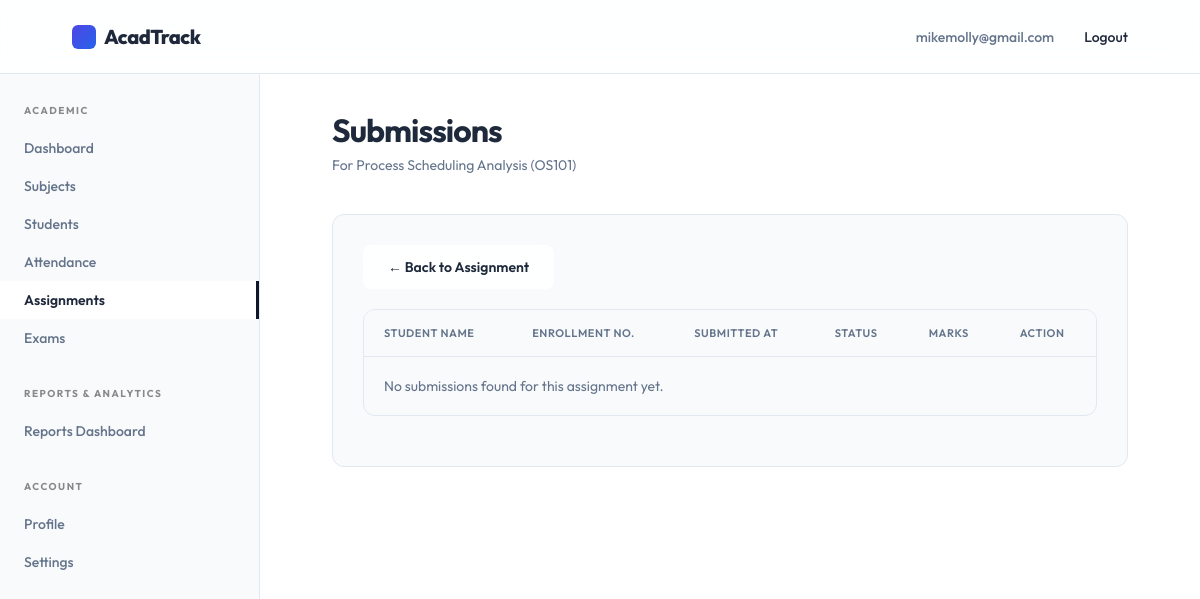
The app's page /faculty/assignments/2/submissions/ (signed in) with its own data.
### accounts/models.py (models this page shows, shortened)
class User(AbstractUser):
    class RoleChoices(models.TextChoices):
        STUDENT = 'student', 'Student'
        FACULTY = 'faculty', 'Faculty'
        ADMIN = 'admin', 'Admin'
    username = None
    email = models.EmailField(unique=True)
    role = models.CharField(max_length=20, choices=RoleChoices.choices, default=RoleChoices.STUDENT)
    contact_number = models.CharField(max_length=15, blank=True, null=True)
    deactivated_at = models.DateTimeField(blank=True, null=True)
    updated_at = models.DateTimeField(auto_now=True)
    USERNAME_FIELD = 'email'
    REQUIRED_FIELDS = []
    objects = CustomUserManager()

### assignments/models.py (models this page shows, shortened)
class Assignment(models.Model):
    class StatusChoices(models.TextChoices):
        DRAFT = 'draft', 'Draft'
        ACTIVE = 'active', 'Active'
        CLOSED = 'closed', 'Closed'
    offering = models.ForeignKey('academics.SubjectOffering', on_delete=models.CASCADE, related_name='assignments')
    title = models.CharField(max_length=200)
    description = models.TextField(blank=True, null=True)
    instructions = models.TextField(blank=True, null=True)
    maximum_marks = models.DecimalField(max_digits=5, decimal_places=2)
    assigned_at = models.DateTimeField(default=timezone.now)
    due_datetime = models.DateTimeField()
    file_attachment = models.FileField(upload_to='assignments/', blank=True, null=True, validators=[validate_pdf])
    status = models.CharField(max_length=15, choices=StatusChoices.choices, default=StatusChoices.DRAFT)
    updated_at = models.DateTimeField(auto_now=True)
    class Meta:
        constraints = [
            CheckConstraint(
                condition=Q(maximum_marks__gt=0),
                name='check_assignment_maximum_marks'
            )
        ]

### academics/models.py (models this page shows, shortened)
class SubjectOffering(models.Model):
    class SubjectType(models.TextChoices):
        CORE = 'core', 'Core'
        ELECTIVE = 'elective', 'Elective'
        LAB = 'lab', 'Lab'
        PROJECT = 'project', 'Project'
    subject = models.ForeignKey(Subject, on_delete=models.CASCADE, related_name='offerings')
    semester = models.ForeignKey(Semester, on_delete=models.CASCADE, related_name='subject_offerings')
    faculty = models.ForeignKey('faculty.Faculty', on_delete=models.SET_NULL, null=True, blank=True, related_name='subject_offerings')
    subject_type = models.CharField(max_length=20, choices=SubjectType.choices, default=SubjectType.CORE)
    credits = models.PositiveIntegerField()
    class Meta:
        constraints = [
            models.UniqueConstraint(fields=['subject', 'semester'], name='unique_subject_offering')
        ]

class Subject(models.Model):
    name = models.CharField(max_length=150)
    code = models.CharField(max_length=20, unique=True)
    description = models.TextField(blank=True, null=True)

### faculty/views.py (the view)
# urls.py: path('assignments/<int:assignment_id>/submissions/', views.SubmissionListView.as_view(), name='submissions'),
class SubmissionListView(FacultyRequiredMixin, ListView):
    template_name = 'faculty/submissions.html'
    context_object_name = 'submissions'
    def get_queryset(self):
        assignment_id = self.kwargs.get('assignment_id')
        self.assignment = get_object_or_404(Assignment, pk=assignment_id, offering__faculty=self.request.user.faculty_profile)
        return AssignmentSubmission.objects.filter(assignment=self.assignment).select_related('student__user').order_by('-submitted_at')
    def get_context_data(self, **kwargs):
        context = super().get_context_data(**kwargs)
        context['assignment'] = self.assignment
        return context

### faculty/views.py (called while the page is built)
    def test_func(self):
        return self.request.user.is_authenticated and self.request.user.role == User.RoleChoices.FACULTY

### templates/faculty/submissions.html
{% extends 'faculty/base.html' %}
{% block page_title %}Submissions{% endblock %}
{% block page_subtitle %}For {{ assignment.title }} ({{ assignment.offering.subject.code }}){% endblock %}
{% block dashboard_content %}
<div class="dashboard-section">
    <div style="margin-bottom: 20px;">
        <a href="{% url 'faculty:assignment_detail' pk=assignment.id %}" class="btn btn-secondary">&larr; Back to Assignment</a>
    </div>
    <div class="table-responsive">
        <table class="table">
            <thead>
                <tr>
                    <th>Student Name</th>
                    <th>Enrollment No.</th>
                    <th>Submitted At</th>
                    <th>Status</th>
                    <th>Marks</th>
                    <th>Action</th>
                </tr>
            </thead>
            <tbody>
                {% for sub in submissions %}
                <tr>
                    <td>{{ sub.student.user.get_full_name }}</td>
                    <td>{{ sub.student.enrollment_no }}</td>
                    <td>{{ sub.submitted_at|date:"d M H:i" }}</td>
                    <td>
                        <span style="font-weight: 500; {% if sub.status == 'submitted' %}color: #2e7d32;{% elif sub.status == 'late' %}color: #f57c00;{% endif %}">
                            {{ sub.get_status_display }}
                        </span>
                    </td>
                    <td>
                        {% if sub.marks_awarded is not None %}
                            {{ sub.marks_awarded }} / {{ assignment.maximum_marks }}
                        {% else %}
                            <span style="color: var(--muted);">Not Graded</span>
                        {% endif %}
                    </td>
                    <td>
                        <a href="{% url 'faculty:submission_detail' pk=sub.id %}" class="btn btn-primary" style="padding: 4px 8px; font-size: 11px;">Grade</a>
                    </td>
                </tr>
                {% empty %}
                <tr>
                    <td colspan="6" class="text-center" style="color: var(--muted); padding: 20px;">No submissions found for this assignment yet.</td>
                </tr>
                {% endfor %}
            </tbody>
        </table>
    </div>
</div>
{% endblock %}

### templates/components/navbar.html (shortened to what this page needs)
<header class="navbar">
    <a href="{% if request.user.is_authenticated %}{% if request.user.role == 'admin' or request.user.is_superuser %}{% url 'acadtrack_admin:dashboard' %}{% elif request.user.role == 'faculty' %}{% url 'faculty:dashboard' %}{% else %}{% url 'students:dashboard' %}{% endif %}{% else %}{% url 'landing_page' %}{% endif %}" class="brand" aria-label="AcadTrack home">
        <span class="brand-mark"></span>
        AcadTrack
    </a>
    <nav class="nav-links" aria-label="User navigation">
        {% if request.user.is_authenticated %}
            <span style="color: var(--muted);">{{ request.user.email }}</span>
            <form action="{% url 'accounts:logout' %}" method="post" style="display:inline;">
                <button type="submit" style="background:none;border:none;cursor:pointer;font-family:inherit;font-size:inherit;font-weight:inherit;color:inherit;" class="nav-links a">Logout</button>
            </form>
        {% else %}
            {% if request.resolver_match.url_name != 'login' %}
                <a href="{% url 'accounts:login' %}">Login</a>
            {% endif %}
        {% endif %}
    </nav>
</header>

### static/style.css (style rules this page uses)
:root { --bg: #f9fafb; --text: #1e293b; --muted: #64748b; --line: #e2e8f0; --soft: #ffffff; --primary: #4f46e5; --primary-hover: #4338ca; --accent: #2563eb; --black: #0f172a; --radius: 12px; --glass-bg: rgba(255, 255, 255, 0.85); --glass-border: rgba(255, 255, 255, 0.6); --glass-shadow: 0 10px 40px 0 rgba(31, 38, 135, 0.05); }
* { box-sizing: border-box; margin: 0; padding: 0; scrollbar-width: thin; scrollbar-color: rgba(0, 0, 0, 0.2) var(--bg); }
html { scroll-behavior: smooth; }
body { min-height: 100vh; background: var(--bg); color: var(--text); font-family: 'Outfit', Arial, sans-serif; -webkit-font-smoothing: antialiased; }
a { color: inherit; text-decoration: none; }
.navbar { height: 74px; width: 100%; display: flex; align-items: center; justify-content: space-between; padding: 0 6vw; background: rgba(255, 255, 255, 0.85); backdrop-filter: blur(16px); -webkit-backdrop-filter: blur(16px); border-bottom: 1px solid var(--line); position: sticky; top: 0; z-index: 100; }
.brand { font-size: 20px; font-weight: 800; letter-spacing: -0.5px; display: flex; align-items: center; gap: 8px; }
.brand-mark { width: 24px; height: 24px; background: linear-gradient(135deg, var(--primary), var(--accent)); border-radius: 6px; display: inline-block; }
.nav-links { display: flex; gap: 30px; font-size: 14px; font-weight: 500; }
.btn { display: inline-flex; align-items: center; justify-content: center; padding: 12px 24px; border-radius: 8px; font-size: 14px; font-weight: 600; transition: all 0.3s cubic-bezier(0.16, 1, 0.3, 1); cursor: pointer; border: none; }
.btn-secondary { background: var(--glass-bg); border: 1px solid var(--glass-border); color: var(--text); backdrop-filter: blur(12px); }

### static/dashboard.css (style rules this page uses)
.dashboard-section { background: var(--bg); border: 1px solid var(--line); border-radius: var(--radius); padding: 30px; margin-bottom: 30px; }
.table-responsive { width: 100%; overflow-x: auto; margin-bottom: 20px; border-radius: var(--radius); border: 1px solid var(--line); background: var(--bg); }
.table { width: 100%; border-collapse: collapse; font-size: 14px; text-align: left; }
.table th { background: #f8fafc; color: var(--muted); font-weight: 600; text-transform: uppercase; font-size: 11px; letter-spacing: .05em; padding: 16px 20px; border-bottom: 1px solid var(--line); }
.table td { padding: 16px 20px; border-bottom: 1px solid var(--line); color: var(--text); vertical-align: middle; }
.table tbody tr:last-child td { border-bottom: none; }
.table tbody tr { transition: background-color 0.2s ease; }

### records on screen
User: user.email "mikemolly@gmail.com"
Assignment: title "Process Scheduling Analysis", offering.subject.code "OS101"
